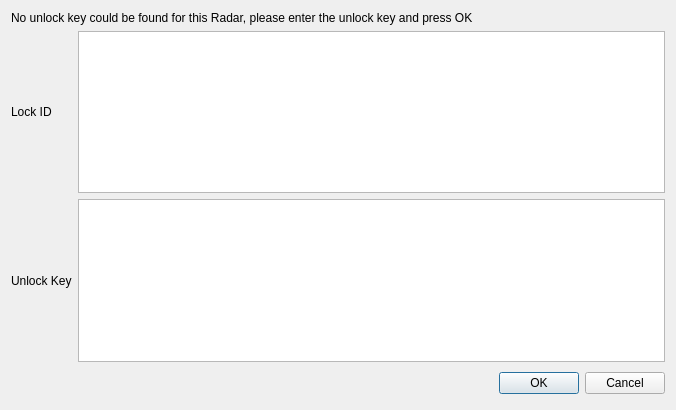
<?xml version="1.0" encoding="UTF-8"?>
<ui version="4.0">
 <class>RegistrationDialog</class>
 <widget class="QDialog" name="RegistrationDialog">
  <property name="geometry">
   <rect>
    <x>0</x>
    <y>0</y>
    <width>676</width>
    <height>410</height>
   </rect>
  </property>
  <property name="windowTitle">
   <string>Dialog</string>
  </property>
  <layout class="QVBoxLayout" name="verticalLayout">
   <item>
    <widget class="QLabel" name="labelDescription">
     <property name="text">
      <string>No unlock key could be found for this Radar, please enter the unlock key and press OK</string>
     </property>
     <property name="wordWrap">
      <bool>true</bool>
     </property>
    </widget>
   </item>
   <item>
    <layout class="QGridLayout" name="gridLayout">
     <item row="0" column="0">
      <widget class="QLabel" name="labelLockID">
       <property name="text">
        <string>Lock ID</string>
       </property>
      </widget>
     </item>
     <item row="0" column="1">
      <widget class="QPlainTextEdit" name="textLockID">
       <property name="minimumSize">
        <size>
         <width>0</width>
         <height>40</height>
        </size>
       </property>
       <property name="readOnly">
        <bool>true</bool>
       </property>
      </widget>
     </item>
     <item row="1" column="0">
      <widget class="QLabel" name="labelUnlockKey">
       <property name="text">
        <string>Unlock Key</string>
       </property>
      </widget>
     </item>
     <item row="1" column="1">
      <widget class="QPlainTextEdit" name="textUnlockKey">
       <property name="minimumSize">
        <size>
         <width>0</width>
         <height>40</height>
        </size>
       </property>
      </widget>
     </item>
    </layout>
   </item>
   <item>
    <layout class="QHBoxLayout">
     <property name="spacing">
      <number>6</number>
     </property>
     <property name="leftMargin">
      <number>0</number>
     </property>
     <property name="topMargin">
      <number>0</number>
     </property>
     <property name="rightMargin">
      <number>0</number>
     </property>
     <property name="bottomMargin">
      <number>0</number>
     </property>
     <item>
      <spacer>
       <property name="orientation">
        <enum>Qt::Horizontal</enum>
       </property>
       <property name="sizeHint" stdset="0">
        <size>
         <width>131</width>
         <height>31</height>
        </size>
       </property>
      </spacer>
     </item>
     <item>
      <widget class="QPushButton" name="okButton">
       <property name="text">
        <string>OK</string>
       </property>
      </widget>
     </item>
     <item>
      <widget class="QPushButton" name="cancelButton">
       <property name="text">
        <string>Cancel</string>
       </property>
      </widget>
     </item>
    </layout>
   </item>
  </layout>
 </widget>
 <resources/>
 <connections>
  <connection>
   <sender>okButton</sender>
   <signal>clicked()</signal>
   <receiver>RegistrationDialog</receiver>
   <slot>accept()</slot>
   <hints>
    <hint type="sourcelabel">
     <x>278</x>
     <y>253</y>
    </hint>
    <hint type="destinationlabel">
     <x>96</x>
     <y>254</y>
    </hint>
   </hints>
  </connection>
  <connection>
   <sender>cancelButton</sender>
   <signal>clicked()</signal>
   <receiver>RegistrationDialog</receiver>
   <slot>reject()</slot>
   <hints>
    <hint type="sourcelabel">
     <x>369</x>
     <y>253</y>
    </hint>
    <hint type="destinationlabel">
     <x>179</x>
     <y>282</y>
    </hint>
   </hints>
  </connection>
 </connections>
</ui>
